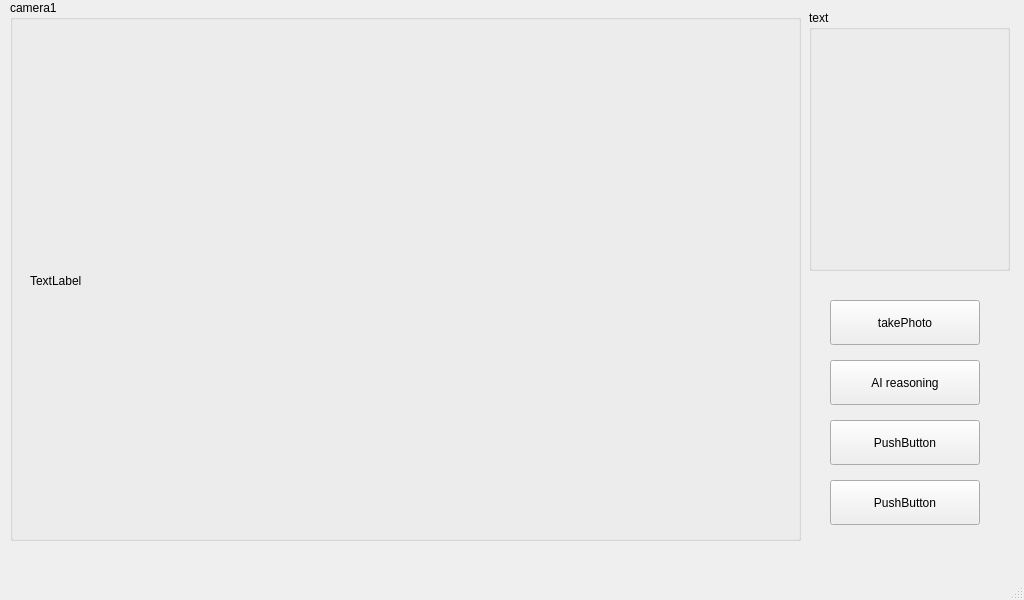
<?xml version="1.0" encoding="UTF-8"?>
<ui version="4.0">
 <class>MainWindow</class>
 <widget class="QMainWindow" name="MainWindow">
  <property name="geometry">
   <rect>
    <x>0</x>
    <y>0</y>
    <width>1024</width>
    <height>600</height>
   </rect>
  </property>
  <property name="windowTitle">
   <string>MainWindow</string>
  </property>
  <widget class="QWidget" name="centralwidget">
   <widget class="QGroupBox" name="groupBox_1">
    <property name="geometry">
     <rect>
      <x>10</x>
      <y>0</y>
      <width>791</width>
      <height>541</height>
     </rect>
    </property>
    <property name="title">
     <string>camera1</string>
    </property>
    <widget class="QLabel" name="label_1">
     <property name="geometry">
      <rect>
       <x>20</x>
       <y>30</y>
       <width>761</width>
       <height>501</height>
      </rect>
     </property>
     <property name="text">
      <string>TextLabel</string>
     </property>
    </widget>
   </widget>
   <widget class="QGroupBox" name="groupBox_2">
    <property name="geometry">
     <rect>
      <x>809</x>
      <y>10</y>
      <width>201</width>
      <height>261</height>
     </rect>
    </property>
    <property name="title">
     <string>text</string>
    </property>
    <widget class="QLabel" name="text_label2">
     <property name="geometry">
      <rect>
       <x>10</x>
       <y>30</y>
       <width>181</width>
       <height>221</height>
      </rect>
     </property>
     <property name="lineWidth">
      <number>1</number>
     </property>
     <property name="midLineWidth">
      <number>0</number>
     </property>
     <property name="text">
      <string/>
     </property>
     <property name="wordWrap">
      <bool>false</bool>
     </property>
    </widget>
   </widget>
   <widget class="QPushButton" name="takePhoto_btn">
    <property name="geometry">
     <rect>
      <x>830</x>
      <y>300</y>
      <width>150</width>
      <height>45</height>
     </rect>
    </property>
    <property name="text">
     <string>takePhoto</string>
    </property>
   </widget>
   <widget class="QPushButton" name="AI_reasoning_btn">
    <property name="geometry">
     <rect>
      <x>830</x>
      <y>360</y>
      <width>150</width>
      <height>45</height>
     </rect>
    </property>
    <property name="text">
     <string>AI reasoning</string>
    </property>
   </widget>
   <widget class="QPushButton" name="pushButton_3">
    <property name="geometry">
     <rect>
      <x>830</x>
      <y>420</y>
      <width>150</width>
      <height>45</height>
     </rect>
    </property>
    <property name="text">
     <string>PushButton</string>
    </property>
   </widget>
   <widget class="QPushButton" name="pushButton_4">
    <property name="geometry">
     <rect>
      <x>830</x>
      <y>480</y>
      <width>150</width>
      <height>45</height>
     </rect>
    </property>
    <property name="text">
     <string>PushButton</string>
    </property>
   </widget>
  </widget>
  <widget class="QStatusBar" name="statusbar"/>
  <action name="actionnew">
   <property name="text">
    <string>new</string>
   </property>
  </action>
  <action name="actionopen">
   <property name="text">
    <string>open</string>
   </property>
  </action>
  <action name="actionclose">
   <property name="text">
    <string>close</string>
   </property>
  </action>
  <action name="actionexit">
   <property name="text">
    <string>exit</string>
   </property>
  </action>
  <action name="actionundo">
   <property name="text">
    <string>undo</string>
   </property>
  </action>
  <action name="actionres">
   <property name="text">
    <string>res</string>
   </property>
  </action>
  <action name="actioncut">
   <property name="text">
    <string>cut</string>
   </property>
  </action>
  <action name="actioncopy">
   <property name="text">
    <string>copy</string>
   </property>
  </action>
  <action name="actionabout">
   <property name="text">
    <string>about</string>
   </property>
  </action>
 </widget>
 <resources/>
 <connections/>
</ui>
